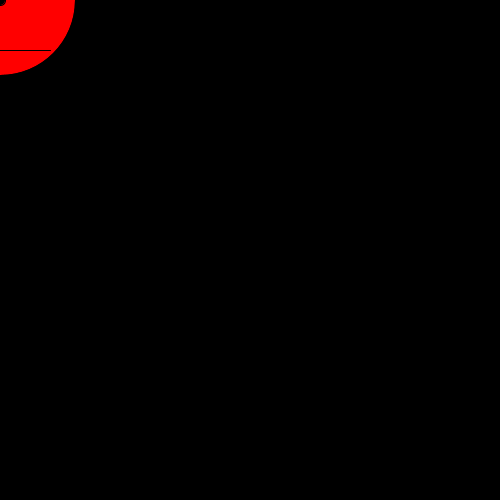
Frame 1 (no input)
Frame 60 (the mouse pressed at the canvas centre just before this capture): identical to frame 1, image omitted
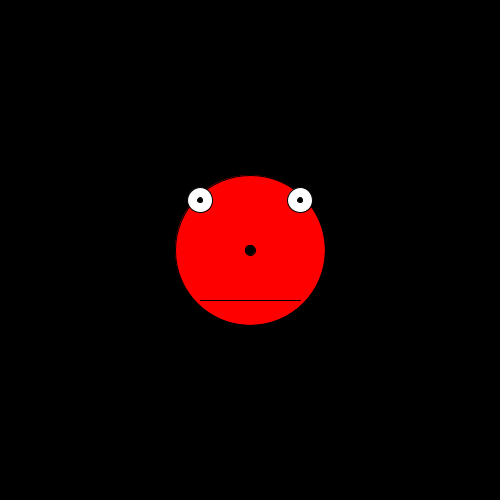
Frame 120 (the mouse held since frame 60 and released just before this capture)

The Processing sketch that drew these frames (run headless with seeded random() and noise(); from frame 60 on, the mouse is pressed at the canvas centre):

// Processing sketch: face_cursor_1st_week
// ── face_cursor_1st_week.pde
//variables
  //face
  int face_x1;
  int face_y1;
  int face_wiff = 150;
  //nose
  int nose_x1;
  int nose_y1;
  int nose_wiff = 10;
  //eyes
  int eye_wiff = 25;
  int iris_wiff = 5;
    //left eye
    int e1x1;
    int e1y1;
    //right eye
    int e2x1;
    int e2y1;
  //mouth
  int m_x1;
  int m_x2;
  int m_y1;
  int m_y2;
  
void setup(){
  size(500,500);
}

void draw(){
  background(0);
  //face
  face_x1 = mouseX;
  face_y1 = mouseY;
  //nose
  nose_x1 = mouseX;
  nose_y1 = mouseY;
  nose_wiff = 10;
  //eyes
    //left eye
    e1x1 = mouseX-50;
    e1y1 = mouseY-50;
    //right eye
    e2x1 = mouseX+50;
    e2y1 = mouseY-50;
  //mouth
  m_x1 = mouseX-50;
  m_x2 = mouseX+50;
  m_y1 = mouseY+50;
  m_y2 = mouseY+50;
  //face
  fill(255,0,0);
  circle(face_x1,face_y1,face_wiff);
  //nose
  fill(0);
  circle(nose_x1, nose_y1, nose_wiff);
  //eyes
  fill(255);
  circle(e1x1,e1y1,eye_wiff);
  circle(e2x1,e2y1,eye_wiff);
    //irises
    fill(0);
    circle(e1x1,e1y1,iris_wiff);
    circle(e2x1,e2y1,iris_wiff);
  //mouth
  stroke(0);
  line(m_x1,m_y1,m_x2,m_y2);
}
